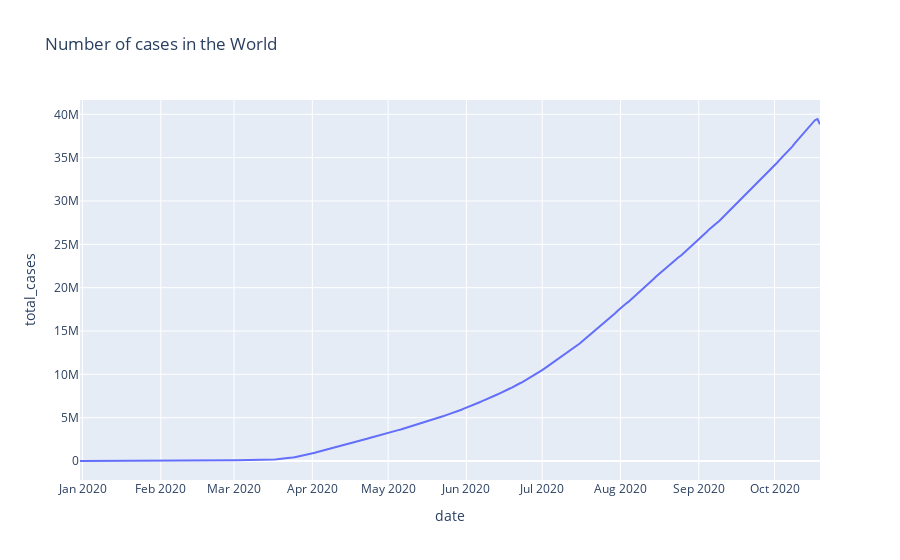
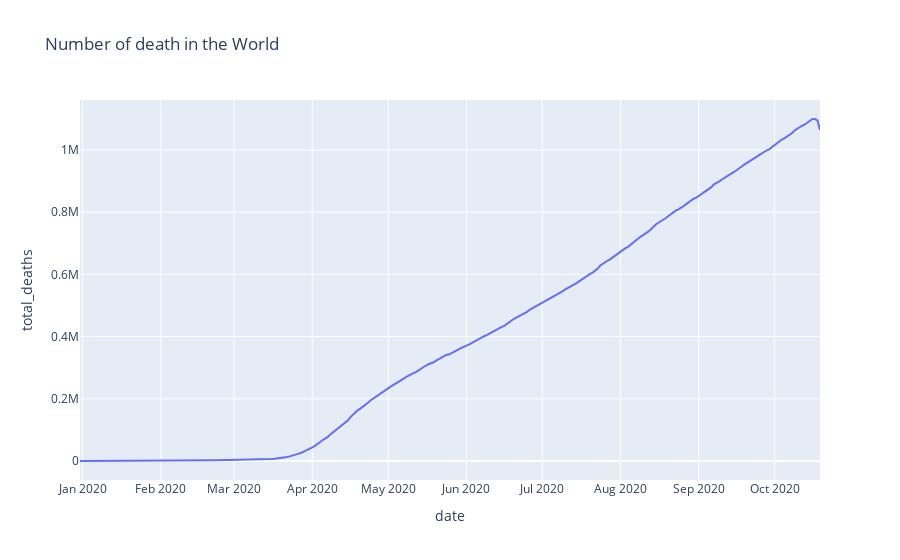

Source (notebook cell) for these figures, in order:
### Code cell
columns = ["location","date", "total_cases", "total_deaths", "population"]
dfWorld = df[columns].groupby(['date', 'location']).sum().reset_index()
dfWorld = dfWorld.groupby('date').sum().reset_index()
display(dfWorld.head())

fig = px.line(dfWorld, x="date", y="total_cases", title='Number of cases in the World')
fig.show()

fig = px.line(dfWorld, x="date", y="total_deaths", title='Number of death in the World')
fig.show()

### Figure 1 — Plotly figure (JSON) as saved in the notebook; plotly's stock layout.template omitted (floating-point values rounded to 4 significant figures; data arrays with more than 128 entries replaced by an {"elided": "..."} marker saying what was removed)
{"data": [{"hovertemplate": "date=%{x}<br>total_cases=%{y}<extra></extra>", "legendgroup": "", "line": {"color": "#636efa", "dash": "solid"}, "mode": "lines", "name": "", "orientation": "v", "showlegend": false, "type": "scatter", "x": {"elided": "294 str values"}, "xaxis": "x", "y": {"elided": "294 int values"}, "yaxis": "y"}], "layout": {"legend": {"tracegroupgap": 0}, "title": {"text": "Number of cases in the World"}, "xaxis": {"anchor": "y", "domain": [0, 1], "title": {"text": "date"}}, "yaxis": {"anchor": "x", "domain": [0, 1], "title": {"text": "total_cases"}}}}

### Figure 2 — Plotly figure (JSON) as saved in the notebook; plotly's stock layout.template omitted (floating-point values rounded to 4 significant figures; data arrays with more than 128 entries replaced by an {"elided": "..."} marker saying what was removed)
{"data": [{"hovertemplate": "date=%{x}<br>total_deaths=%{y}<extra></extra>", "legendgroup": "", "line": {"color": "#636efa", "dash": "solid"}, "mode": "lines", "name": "", "orientation": "v", "showlegend": false, "type": "scatter", "x": {"elided": "294 str values"}, "xaxis": "x", "y": {"elided": "294 int values"}, "yaxis": "y"}], "layout": {"legend": {"tracegroupgap": 0}, "title": {"text": "Number of death in the World"}, "xaxis": {"anchor": "y", "domain": [0, 1], "title": {"text": "date"}}, "yaxis": {"anchor": "x", "domain": [0, 1], "title": {"text": "total_deaths"}}}}
